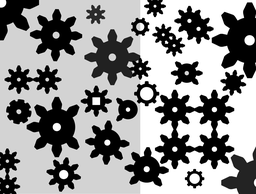
#> input picture images/teste15.png, 256 x 194 px, shrunk from 1000 x 758 before the run
$ python main.py
#> lines starting #> are read from the running program, lines starting #| are printed output that depends on the picture; after the words box and inside, x2 and y2 are one past the last pixel; in counts of white or black regions, pixels touching at a corner belong together
### core.py
import math
from skimage.morphology import skeletonize
from scipy.spatial import distance
import cv2
import numpy as np

import numpy
import cv2

from collections import deque

#Binariza a imagem usando o método de Otsu
def binarize(rawImage):
    img = rawImage.copy()
    _, binary_image = cv2.threshold(img, 0, 255, cv2.THRESH_OTSU)

    return binary_image


# Retorna uma lista com todos os pixels conectados com vizinhaça 8 com mesma intesidade de um pixel inicial
def getNeighbors(img, pixel):
    x, y = pixel
    level = img[y][x]
    neighbors = []

    queue = deque([(x, y)])
    visited = numpy.zeros_like(img, dtype=bool)
    visited[y][x] = True

    while len(queue) > 0:
        currentPixel = queue.popleft()
        qx, qy = currentPixel

        if(checkPixel(img, (qx - 1, qy - 1), level) and not visited[qy - 1][qx - 1]):
            queue.append((qx - 1, qy - 1))
            visited[qy - 1][qx - 1] = True

        if(checkPixel(img, (qx, qy - 1), level) and not visited[qy - 1][qx]):
            queue.append((qx, qy - 1))
            visited[qy - 1][qx] = True

        if(checkPixel(img, (qx + 1, qy - 1), level) and not visited[qy - 1][qx + 1]):
            queue.append((qx + 1, qy - 1))
            visited[qy - 1][qx + 1] = True

        if(checkPixel(img, (qx - 1, qy), level) and not visited[qy][qx - 1]):
            queue.append((qx - 1, qy))
            visited[qy][qx - 1] = True

        if(checkPixel(img, (qx + 1, qy), level) and not visited[qy][qx + 1]):
            queue.append((qx + 1, qy))
            visited[qy][qx + 1] = True

        if(checkPixel(img, (qx - 1, qy + 1), level) and not visited[qy + 1][qx - 1]):
            queue.append((qx - 1, qy + 1))
            visited[qy + 1][qx - 1] = True

        if(checkPixel(img, (qx, qy + 1), level) and not visited[qy + 1][qx]):
            queue.append((qx, qy + 1))
            visited[qy + 1][qx] = True

        if(checkPixel(img, (qx + 1, qy + 1), level) and not visited[qy + 1][qx + 1]):
            queue.append((qx + 1, qy + 1))
            visited[qy + 1][qx + 1] = True

        neighbors.append(currentPixel)

    return neighbors


# Checa se o pixel existe (está dentro dos limites de imagem) e se ele tem uma determinada intesidade "value" (retorna True ou False)
def checkPixel(img, pixel, value):
    x, y = pixel
    maxY = len(img)
    maxX = len(img[0])

    if(x < 0 or y < 0 or x >= maxX or y >= maxY): # verifica se o pixel está dentro dos limites da imagem
        return False

    if(img[y][x] == value): # verifica se o pixel tem uma determinada intesidade
        return True
    else:
        return False

# Percorre as bordas da imagem e, caso ache um pixel preto, identifica aquele grupo de pixels e pinta com a cor desejada
# Retorna uma imagem sem os objetos da borda
def getBorderObjects(rawImage):
    img = rawImage.copy()
    borderObjects = []
    for y in range(0, len(img)):
        if(img[y][0] == 0):
            borderObjects.append(getNeighbors(img, (0, y)))
            img = colorizeObject(img, borderObjects[-1], 1)

        if(img[y][len(img[0]) - 1] == 0):
            borderObjects.append(getNeighbors(img, (len(img[0]) - 1, y)))
            img = colorizeObject(img, borderObjects[-1], 1)

    for x in range(0, len(img[0])):
        if(img[0][x] == 0):
            borderObjects.append(getNeighbors(img, (x, 0)))
            img = colorizeObject(img, borderObjects[-1], 1)

        if(img[len(img) - 1][x] == 0):
            borderObjects.append(getNeighbors(img, (x, len(img) - 1)))
            img = colorizeObject(img, borderObjects[-1], 1)

    return borderObjects

# Recebe um grupo de pixels e aplica uma cor a todos os pixel do grupo. Retorna a imagem modificada
def colorizeObject(rawImage, object, value):
    img = rawImage.copy()

    for pixel in object:
            x, y = pixel
            img[y][x] = value #ok

    return img

def getObjects(rawImage):
    img = rawImage.copy()

    objects = []

    for y in range(0, len(img)):
        for x in range(0, len(img[0])):
            if(img[y][x] == 0):
                objects.append(getNeighbors(img, (x, y)))
                img = colorizeObject(img, objects[-1], 1)

    return objects

# retorna uma nova imagem sem buracos internos aos objetos
def removeHoles(rawImage):
    img = rawImage.copy()

    mask = np.zeros((img.shape[0] + 2, img.shape[1] + 2), np.uint8) # Cria uma máscara com o mesmo tamanho da imagem

    start_point = (0, 0)    # Define o ponto de início, no caso, o ponto 0,0 da imagem
    tolerance = 10          # Define a tolerância da inundaçao

    cv2.floodFill(img, mask, start_point, 0, tolerance) # Chamando a função cv2.floodFill()

    return rawImage.copy() - img # Retorna a imagem original - a inundação

# Retorna os pontos limitantes de cada objeto (x e y máximos e mínimos)
def getBounds(objects):
    objectBounds = []
    for object in objects:
        minX = object[0][0]
        maxX = object[0][0]
        minY = object[0][1]
        maxY = object[0][1]

        for pixel in object:
            x, y = pixel
            if(x < minX):
                minX = x
            if(x > maxX):
                maxX = x
            if(y < minY):
                minY = y
            if(y > maxY):
                maxY = y
        objectBounds.append((minX, minY, maxX, maxY))

    return objectBounds

# Retorna uma subimagem conteando apenas o objeto, com folga de um 1 pixel para cada lado
def createSubImage(object, objectBounds):

    width = objectBounds[2] - objectBounds[0] + 3
    height = objectBounds[3] - objectBounds[1] + 3

    minX = objectBounds[0]
    minY = objectBounds[1]

    image = np.ones((height, width), np.uint8) * 255

    for pixel in object:
        x, y = pixel
        image[y - minY + 1][x - minX + 1] = 0

    return image

# Retorna uma lista com as pontas os esqueletos dos objetos
def getTips(skeleton):
    window = np.ones((3, 3), dtype=np.uint8)
    tips = []

    for i in range(1, len(skeleton[0])):  # x
        for j in range(2, len(skeleton)): # y
            if(skeleton[j][i] == 0):
                window = skeleton[j-1:j+2, i-1:i+2]
                value = np.sum(np.logical_not(window))
                if(value == 2):
                    tips.append((i, j))
    return tips

# Retorna uma tupla com o ponto central do esqueleto do objeto
def getCenter(skeleton):
    window = np.ones((3, 3), dtype=np.uint8)
    center = (0,0)
    max = 0
    for i in range(1, len(skeleton[0])):  # x
        for j in range(2, len(skeleton)): # y
            if(skeleton[j][i] == 0):
                window = skeleton[j-1:j+2, i-1:i+2]
                value = np.sum(np.logical_not(window))
                if(value > max):
                    center = (i, j)
                    max = value
    return center

# Retorna a excentricidade do objeto com base na posição do centro e das pontas do esqueleto
def getEccentricity(img):
    tips = getTips(img)
    center = getCenter(img)

    tipsDistance = []

    for tip in tips:
        tipsDistance.append(distance.euclidean(center, tip))
    rMax = np.max(tipsDistance)
    rMin = np.min(tipsDistance)
    e = (rMax - rMin) / (rMax + rMin)
    return e


def checkObjects(objects, objectBounds):
    approvedGears = [False for i in range(len(objects))]
    reprovedGears = [False for i in range(len(objects))]
    undefinedGears = [False for i in range(len(objects))]
    gearsTeeths = [0 for i in range(len(objects))]

    for index, object in enumerate(objects):
        subimg = createSubImage(object, objectBounds[index])

        subimg = removeHoles(subimg) # fechamento
        skeleton = skeletonize(cv2.bitwise_not(subimg))
        skeleton = cv2.bitwise_not(skeleton.astype('uint8') * 255)

        e = getEccentricity(skeleton)
        if(e > 0.2):
            undefinedGears[index] = True

        else:
            approvedGears[index] = checkAngles(skeleton)
            reprovedGears[index] = not checkAngles(skeleton)
            gearsTeeths[index] = getNumberOfTeeths(skeleton)

    return approvedGears, reprovedGears, undefinedGears, gearsTeeths

def trimTips(rawSkeleton):
    skeleton = rawSkeleton.copy()
    center = getCenter(skeleton)
    r = center[0]
    for x in range(0, len(skeleton[0])):
            for y in range(0, len(skeleton)):
                if(skeleton[y][x] == 0):
                    d =  math.sqrt((x - center[0])**2 + (y - center[1])**2)
                    if(d > r/2):
                        skeleton[y][x] = 255

    return skeleton

# Retorna o número de dentes das engrenanges
def getNumberOfTeeths(skeleton):
    trimedSkeleton = trimTips(skeleton)
    tips = getTips(trimedSkeleton)
    return len(tips)

def checkAngles(skeleton):
    trimedSkeleton = trimTips(skeleton)
    tips = getTips(trimedSkeleton)
    center = getCenter(trimedSkeleton)
    expectedAngle = 360/len(tips)
    angles = []

    for tip in tips:
        h = (1,0)
        v = (tip[0] - center[0], tip[1] - center[1])

        # Calcula o coseno do ângulo entre a e b
        angle = np.degrees(np.arccos(np.dot(v, h) / (np.linalg.norm(v) * np.linalg.norm(h))))
        if(v[1] < 0):
            angle = 360 - angle
        angles.append(angle)

    angles.sort()

    for i in range(0, len(angles)-1):
        if(angles[i+1] - angles[i] > 1.2 * expectedAngle):
            return False
    if((360 + angles[0]) - angles[-1] > 1.2 * expectedAngle):
        return False
    return True

# exibe uma janela com a imagem
# [4 lines left out: function show, not called in this run]

### main.py
import cv2
from core import binarize, checkObjects, colorizeObject, getBorderObjects, getBounds, getObjects

if __name__ == '__main__':
    print("Binarizando a imagem...")
    rawImage = cv2.imread("images/teste15.png", 0)
#> rawImage is the input picture: shape (194, 256); min 0, max 255, mean 143.2
    binaryImage = binarize(rawImage)
#> in binarize, `_, binary_image = cv2.threshold(img, 0, 255, cv2.THRESH_OTSU)`:
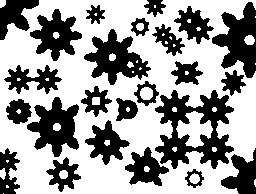
#> binary_image: shape (194, 256); 61.1% white; 24 black regions, largest, box (x1, y1, x2, y2) and area: (155, 90, 234, 169) 3093, (212, 2, 256, 78) 1816, (84, 29, 151, 85) 1760

    print("Limpando a borda da imagem...")
    borderObjects = getBorderObjects(binaryImage)
#> the loop in getBorderObjects, `for y in range(0, len(img)):` made 194 passes
    noBorderImage = binaryImage.copy()
    for object in borderObjects:
        noBorderImage = colorizeObject(noBorderImage, object, 255)
#> this loop made 5 passes
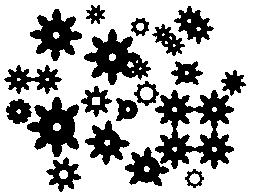
#> noBorderImage: shape (194, 256); 69.7% white; 19 black regions, largest, box (x1, y1, x2, y2) and area: (155, 90, 234, 169) 3093, (84, 29, 151, 85) 1760, (27, 97, 79, 157) 1708

    print("Segmentando...")
    objects = getObjects(noBorderImage)
    objectBounds = getBounds(objects)
#> the loop in getBounds, `for object in objects:` made 19 passes

    print("Classificando engrenangens...")
    approvedGears, reprovedGears, undefinedGears, gearsTeeths  = checkObjects(objects, objectBounds)
#> the loop in checkObjects, `for index, object in enumerate(objects):` made 19 passes
#> pass 1, in checkObjects, `skeleton = skeletonize(cv2.bitwise_not(subimg))`:
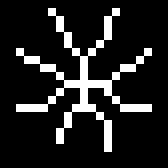
#> skeleton: shape (21, 21) bool (shown 8 times larger); 13.2% white in thin lines or dots, all inside (x1, y1, x2, y2) = (2, 1, 19, 19)
#> after the loop in checkObjects, `for index, object in enumerate(objects):`:
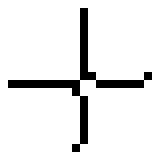
#> skeleton: shape (21, 21) (shown 8 times larger); 92.3% white; black in thin lines or dots, all inside (x1, y1, x2, y2) = (1, 1, 19, 19)
#> after the loop in checkObjects, `for index, object in enumerate(objects):`:
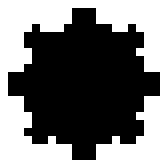
#> subimg: shape (21, 21) (shown 8 times larger); 47.4% white; 1 white region, box (x1, y1, x2, y2) and area: (0, 0, 21, 21) 209

    print("Gerando imagem final...")
    finalImamge = cv2.cvtColor(noBorderImage, cv2.COLOR_GRAY2RGB)
    for index, object in enumerate(objects):
        if approvedGears[index]:
            finalImamge = colorizeObject(finalImamge, object, [123, 177, 22])
        if reprovedGears[index]:
            finalImamge = colorizeObject(finalImamge, object, [130, 150, 231])
        if undefinedGears[index]:
            finalImamge = colorizeObject(finalImamge, object, [230, 230, 230])
#> this loop made 19 passes
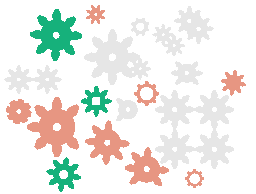
#> finalImamge: shape (194, 256, 3); mean B, G, R 232.5, 237.1, 237.6
    for object in borderObjects:
        finalImamge = colorizeObject(finalImamge, object, [230, 230, 230])
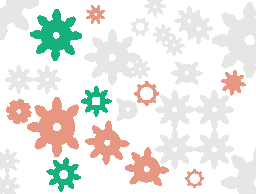
#> finalImamge: shape (194, 256, 3); mean B, G, R 230.4, 234.9, 235.5


    cv2.imshow('Resultado', finalImamge)
    #cv2.imwrite('resultado5.png', finalImamge)
    cv2.waitKey(0)
    cv2.destroyAllWindows()

$ run again, with images/teste1.png copied over images/teste15.png
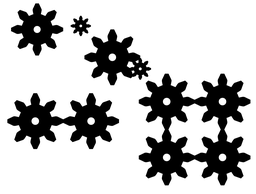
#> input picture images/teste1.png, 256 x 194 px, shrunk from 4055 x 3071 before the run
#> rawImage is the input picture: shape (194, 256); min 0, max 255, mean 190.8
#> in binarize, `_, binary_image = cv2.threshold(img, 0, 255, cv2.THRESH_OTSU)`:
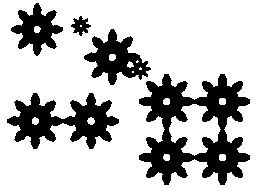
#> binary_image: shape (194, 256); 74.8% white; 5 black regions, box (x1, y1, x2, y2) and area: (139, 74, 250, 185) 6123, (7, 93, 119, 149) 3082, (84, 29, 151, 85) 1755, (11, 3, 63, 56) 1336, (71, 16, 91, 36) 209
#> after the loop in getBorderObjects, `for y in range(0, len(img)):`: borderObjects = []
#> the loop in getObjects, `for y in range(0, len(img)):` made 194 passes
#> the loop in getBounds, `for object in objects:` made 5 passes
#> the loop in checkObjects, `for index, object in enumerate(objects):` made 5 passes
#> the loop `for index, object in enumerate(objects):` made 5 passes
#> after the loop `for index, object in enumerate(objects):`:
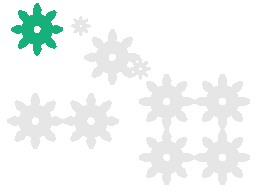
#> finalImamge: shape (194, 256, 3); mean B, G, R 245.8, 247.3, 243.1
